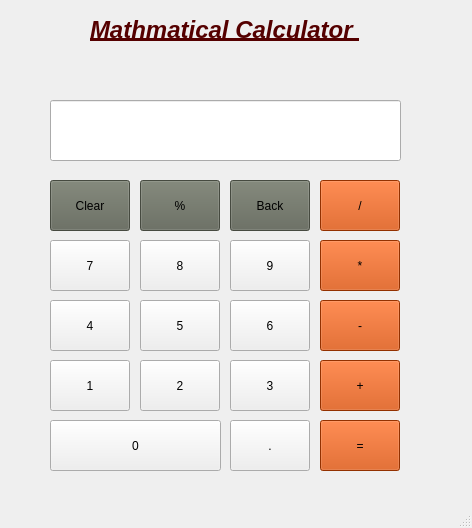
<?xml version="1.0" encoding="UTF-8"?>
<ui version="4.0">
 <class>MainWindow</class>
 <widget class="QMainWindow" name="MainWindow">
  <property name="geometry">
   <rect>
    <x>0</x>
    <y>0</y>
    <width>472</width>
    <height>528</height>
   </rect>
  </property>
  <property name="windowTitle">
   <string>MainWindow</string>
  </property>
  <widget class="QWidget" name="centralwidget">
   <widget class="QLabel" name="label">
    <property name="geometry">
     <rect>
      <x>90</x>
      <y>0</y>
      <width>361</width>
      <height>61</height>
     </rect>
    </property>
    <property name="text">
     <string>&lt;html&gt;&lt;head/&gt;&lt;body&gt;&lt;p&gt;&lt;span style=&quot; font-size:18pt; font-weight:600; font-style:italic; text-decoration: underline; color:#550000;&quot;&gt;Mathmatical  Calculator &lt;/span&gt;&lt;/p&gt;&lt;/body&gt;&lt;/html&gt;</string>
    </property>
   </widget>
   <widget class="QLineEdit" name="lineEdit">
    <property name="geometry">
     <rect>
      <x>50</x>
      <y>100</y>
      <width>351</width>
      <height>61</height>
     </rect>
    </property>
   </widget>
   <widget class="QPushButton" name="pushButton_clear">
    <property name="geometry">
     <rect>
      <x>50</x>
      <y>180</y>
      <width>80</width>
      <height>51</height>
     </rect>
    </property>
    <property name="styleSheet">
     <string notr="true">background-color: rgb(98, 103, 90);</string>
    </property>
    <property name="text">
     <string>Clear</string>
    </property>
   </widget>
   <widget class="QPushButton" name="pushButton_modulus">
    <property name="geometry">
     <rect>
      <x>140</x>
      <y>180</y>
      <width>80</width>
      <height>51</height>
     </rect>
    </property>
    <property name="styleSheet">
     <string notr="true">background-color: rgb(98, 103, 90);</string>
    </property>
    <property name="text">
     <string>%</string>
    </property>
   </widget>
   <widget class="QPushButton" name="pushButton_back">
    <property name="geometry">
     <rect>
      <x>230</x>
      <y>180</y>
      <width>80</width>
      <height>51</height>
     </rect>
    </property>
    <property name="styleSheet">
     <string notr="true">background-color: rgb(98, 103, 90);</string>
    </property>
    <property name="text">
     <string>Back</string>
    </property>
   </widget>
   <widget class="QPushButton" name="pushButton_divide">
    <property name="geometry">
     <rect>
      <x>320</x>
      <y>180</y>
      <width>80</width>
      <height>51</height>
     </rect>
    </property>
    <property name="styleSheet">
     <string notr="true">background-color: rgb(206, 69, 0);</string>
    </property>
    <property name="text">
     <string>/</string>
    </property>
   </widget>
   <widget class="QPushButton" name="pushButton_7">
    <property name="geometry">
     <rect>
      <x>50</x>
      <y>240</y>
      <width>80</width>
      <height>51</height>
     </rect>
    </property>
    <property name="text">
     <string>7</string>
    </property>
   </widget>
   <widget class="QPushButton" name="pushButton_8">
    <property name="geometry">
     <rect>
      <x>140</x>
      <y>240</y>
      <width>80</width>
      <height>51</height>
     </rect>
    </property>
    <property name="text">
     <string>8</string>
    </property>
   </widget>
   <widget class="QPushButton" name="pushButton_9">
    <property name="geometry">
     <rect>
      <x>230</x>
      <y>240</y>
      <width>80</width>
      <height>51</height>
     </rect>
    </property>
    <property name="text">
     <string>9</string>
    </property>
   </widget>
   <widget class="QPushButton" name="pushButton_multi">
    <property name="geometry">
     <rect>
      <x>320</x>
      <y>240</y>
      <width>80</width>
      <height>51</height>
     </rect>
    </property>
    <property name="styleSheet">
     <string notr="true">background-color: rgb(206, 69, 0);
font: 9pt &quot;ROG Fonts&quot;;</string>
    </property>
    <property name="text">
     <string>*</string>
    </property>
   </widget>
   <widget class="QPushButton" name="pushButton_4">
    <property name="geometry">
     <rect>
      <x>50</x>
      <y>300</y>
      <width>80</width>
      <height>51</height>
     </rect>
    </property>
    <property name="text">
     <string>4</string>
    </property>
   </widget>
   <widget class="QPushButton" name="pushButton_5">
    <property name="geometry">
     <rect>
      <x>140</x>
      <y>300</y>
      <width>80</width>
      <height>51</height>
     </rect>
    </property>
    <property name="text">
     <string>5</string>
    </property>
   </widget>
   <widget class="QPushButton" name="pushButton_6">
    <property name="geometry">
     <rect>
      <x>230</x>
      <y>300</y>
      <width>80</width>
      <height>51</height>
     </rect>
    </property>
    <property name="text">
     <string>6</string>
    </property>
   </widget>
   <widget class="QPushButton" name="pushButton_subtract">
    <property name="geometry">
     <rect>
      <x>320</x>
      <y>300</y>
      <width>80</width>
      <height>51</height>
     </rect>
    </property>
    <property name="styleSheet">
     <string notr="true">background-color: rgb(206, 69, 0);
font: 9pt &quot;ROG Fonts&quot;;</string>
    </property>
    <property name="text">
     <string>-</string>
    </property>
   </widget>
   <widget class="QPushButton" name="pushButton_2">
    <property name="geometry">
     <rect>
      <x>140</x>
      <y>360</y>
      <width>80</width>
      <height>51</height>
     </rect>
    </property>
    <property name="text">
     <string>2</string>
    </property>
   </widget>
   <widget class="QPushButton" name="pushButton_3">
    <property name="geometry">
     <rect>
      <x>230</x>
      <y>360</y>
      <width>80</width>
      <height>51</height>
     </rect>
    </property>
    <property name="text">
     <string>3</string>
    </property>
   </widget>
   <widget class="QPushButton" name="pushButton_plus">
    <property name="geometry">
     <rect>
      <x>320</x>
      <y>360</y>
      <width>80</width>
      <height>51</height>
     </rect>
    </property>
    <property name="styleSheet">
     <string notr="true">background-color: rgb(206, 69, 0);
font: 9pt &quot;ROG Fonts&quot;;</string>
    </property>
    <property name="text">
     <string>+</string>
    </property>
   </widget>
   <widget class="QPushButton" name="pushButton_1">
    <property name="geometry">
     <rect>
      <x>50</x>
      <y>360</y>
      <width>80</width>
      <height>51</height>
     </rect>
    </property>
    <property name="text">
     <string>1</string>
    </property>
   </widget>
   <widget class="QPushButton" name="pushButton_0">
    <property name="geometry">
     <rect>
      <x>50</x>
      <y>420</y>
      <width>171</width>
      <height>51</height>
     </rect>
    </property>
    <property name="text">
     <string>0</string>
    </property>
   </widget>
   <widget class="QPushButton" name="pushButton_dot">
    <property name="geometry">
     <rect>
      <x>230</x>
      <y>420</y>
      <width>80</width>
      <height>51</height>
     </rect>
    </property>
    <property name="text">
     <string>.</string>
    </property>
   </widget>
   <widget class="QPushButton" name="pushButton_equalto">
    <property name="geometry">
     <rect>
      <x>320</x>
      <y>420</y>
      <width>80</width>
      <height>51</height>
     </rect>
    </property>
    <property name="styleSheet">
     <string notr="true">background-color: rgb(206, 69, 0);
font: 9pt &quot;ROG Fonts&quot;;</string>
    </property>
    <property name="text">
     <string>=</string>
    </property>
   </widget>
  </widget>
  <widget class="QMenuBar" name="menubar">
   <property name="geometry">
    <rect>
     <x>0</x>
     <y>0</y>
     <width>472</width>
     <height>20</height>
    </rect>
   </property>
  </widget>
  <widget class="QStatusBar" name="statusbar"/>
 </widget>
 <resources/>
 <connections/>
</ui>
